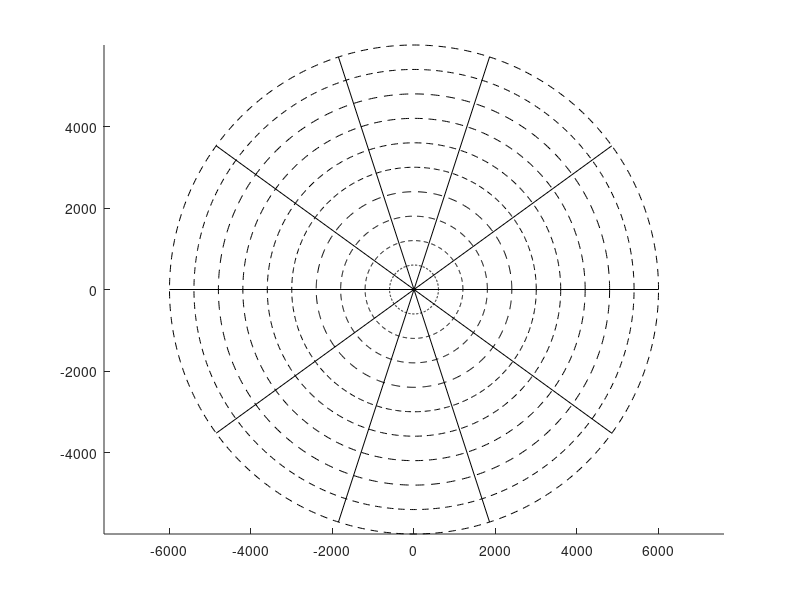

Source code (MATLAB):
R=6000; %radius
S=10;   %num circ.lines
N=10;   %num ang.lines

sect_width=2*pi/N;    
offset_angle=0:sect_width:2*pi-sect_width;

%------------------
r=linspace(0,R,S+1);
w=0:.01:2*pi;

clf %remove if needed

hold on
axis equal
for n=2:length(r)

    plot(real(r(n)*exp(j*w)),imag(r(n)*exp(j*w)),'k--')

end


for n=1:length(offset_angle)

    plot(real([0 R]*exp(j*offset_angle(n))),imag([0 R]*exp(j*offset_angle(n))),'k-')

end
%------------------